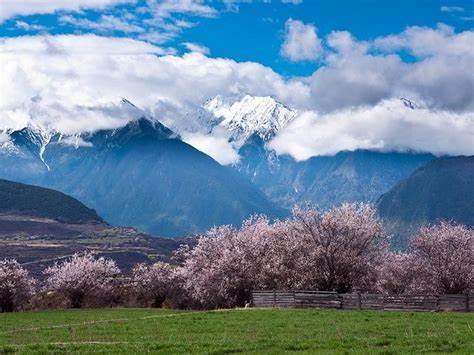
%> input picture RGB.jpg, 474 x 355 px
$ octave --eval "result = RemoveFogByRetinex(imread('RGB.jpg'));"   (GNU Octave 9; MATLAB toolbox functions it lacks are replaced by stand-ins)
%> lines starting %> are read from the running program, lines starting %| are printed output that depends on the picture

function In = RemoveFogByRetinex(I, flag)
% 用Retinex的MSR实现图像去雾
% 输入参数：
%  f——图像矩阵
%  flag——显示标记
% 输出参数：
%  In——结果图像

if nargin < 2
    flag = 1;
end
%提取图像的R、G、B分量
fr = I(:, :, 1);
fg = I(:, :, 2);
fb = I(:, :, 3);
%数据类型归一化
mr = mat2gray(im2double(fr));
mg = mat2gray(im2double(fg));
mb = mat2gray(im2double(fb));
%定义alpha参数
alpha = 1200;
%定义模板大小
n = 128;
%计算中心
n1 = floor((n+1)/2);
for i = 1:n
    for j = 1:n
        %高斯函数
        b(i,j)  = exp(-((i-n1)^2+(j-n1)^2)/(4*alpha))/(pi*alpha);
    end
end
%卷积滤波
nr1 = imfilter(mr,b,'conv', 'replicate');
ng1 = imfilter(mg,b,'conv', 'replicate');
nb1 = imfilter(mb,b,'conv', 'replicate');
ur1 = log(nr1);
ug1 = log(ng1);
ub1 = log(nb1);
tr1 = log(mr);
tg1 = log(mg);
tb1 = log(mb);
yr1 = (tr1-ur1)/3;
yg1 = (tg1-ug1)/3;
yb1 = (tb1-ub1)/3;
%定义beta参数
beta = 55;
%定义模板大小
x = 32;
%计算中心
x1 = floor((n+1)/2);
for i = 1:n
    for j = 1:n
        %高斯函数
        a(i,j)  = exp(-((i-n1)^2+(j-n1)^2)/(4*beta))/(6*pi*beta);
    end
end
%卷积滤波
nr2 = imfilter(mr,a,'conv', 'replicate');
ng2 = imfilter(mg,a,'conv', 'replicate');
nb2 = imfilter(mb,a,'conv', 'replicate');
ur2 = log(nr2);
ug2 = log(ng2);
ub2 = log(nb2);
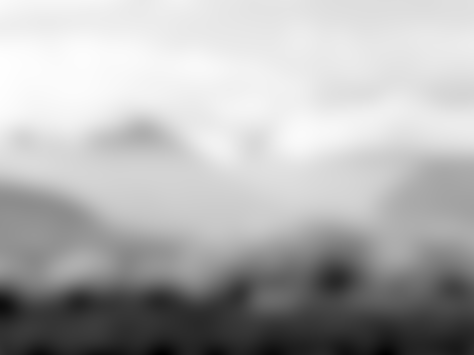
%> ub2: size 355x474 double; min -2.55, max -0.423, mean -1.08; drawn with min black and max white
tr2 = log(mr);
tg2 = log(mg);
tb2 = log(mb);
yr2 = (tr2-ur2)/3;
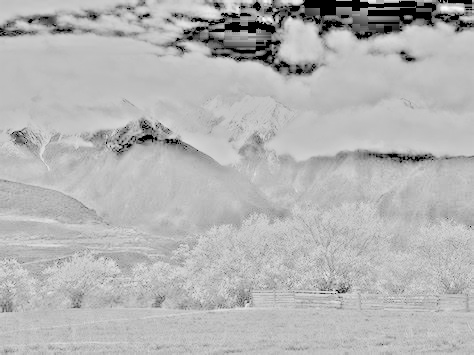
%> yr2: size 355x474 double; 2.13% of the values are NaN or infinite; the others: min -1.51, max 0.691, mean 0.0844; drawn with min black, max white, NaN and infinite black
yg2 = (tg2-ug2)/3;
yb2 = (tb2-ub2)/3;
%定义eta参数
eta = 13944.5;
%定义模板大小
l = 500;
%计算中心
l1 = floor((n+1)/2);
for i = 1:n
    for j = 1:n
        %高斯函数
        e(i,j)  = exp(-((i-n1)^2+(j-n1)^2)/(4*eta))/(4*pi*eta);
    end
end
%卷积滤波
nr3 = imfilter(mr,e,'conv', 'replicate');
ng3 = imfilter(mg,e,'conv', 'replicate');
nb3 = imfilter(mb,e,'conv', 'replicate');
ur3 = log(nr3);
ug3 = log(ng3);
ub3 = log(nb3);
tr3 = log(mr);
tg3 = log(mg);
tb3 = log(mb);
yr3 = (tr3-ur3)/3;
yg3 = (tg3-ug3)/3;
yb3 = (tb3-ub3)/3;
dr = yr1+yr2+yr3;
dg = yg1+yg2+yg3;
db = yb1+yb2+yb3;
cr = im2uint8(dr);
cg = im2uint8(dg);
cb = im2uint8(db);
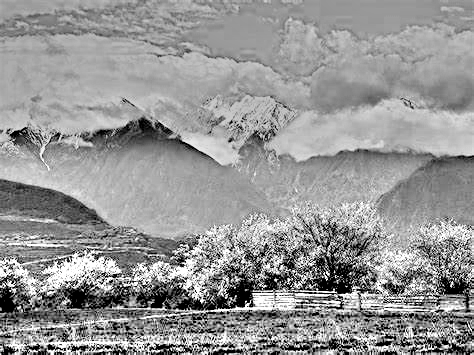
%> cb: size 355x474 uint8; min 0, max 255, mean 149.6
% 集成处理后的分量得到结果图像
In = cat(3, cr, cg, cb);
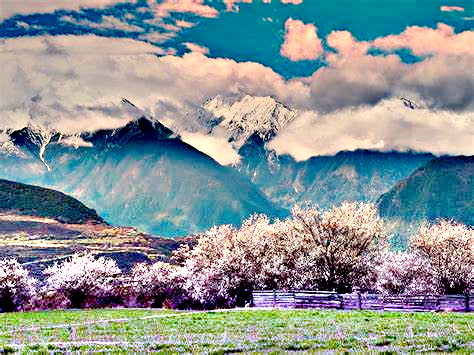
%> In: size 355x474x3 uint8; mean R, G, B 137.1, 147.9, 149.6
%结果显示
if flag
    figure;
    subplot(2, 2, 1); imshow(I); title('原图像', 'FontWeight', 'Bold');
    subplot(2, 2, 2); imshow(In); title('处理后的图像', 'FontWeight', 'Bold');
    % 灰度化，用于计算直方图
    Q = rgb2gray(I);
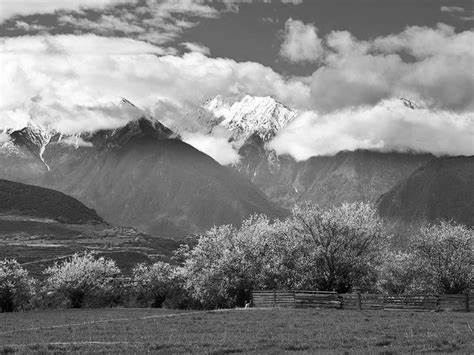
%> Q: size 355x474 uint8; min 0, max 255, mean 125.8
    M = rgb2gray(In);
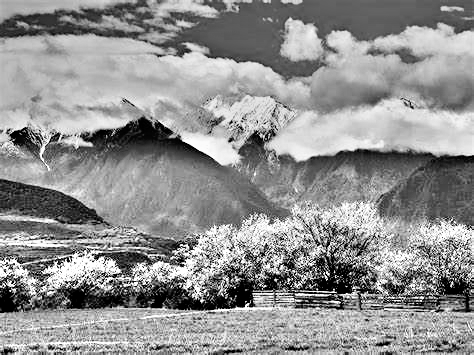
%> M: size 355x474 uint8; min 0, max 255, mean 144.9
%> `result = RemoveFogByRetinex(imread('RGB.jpg'));`:
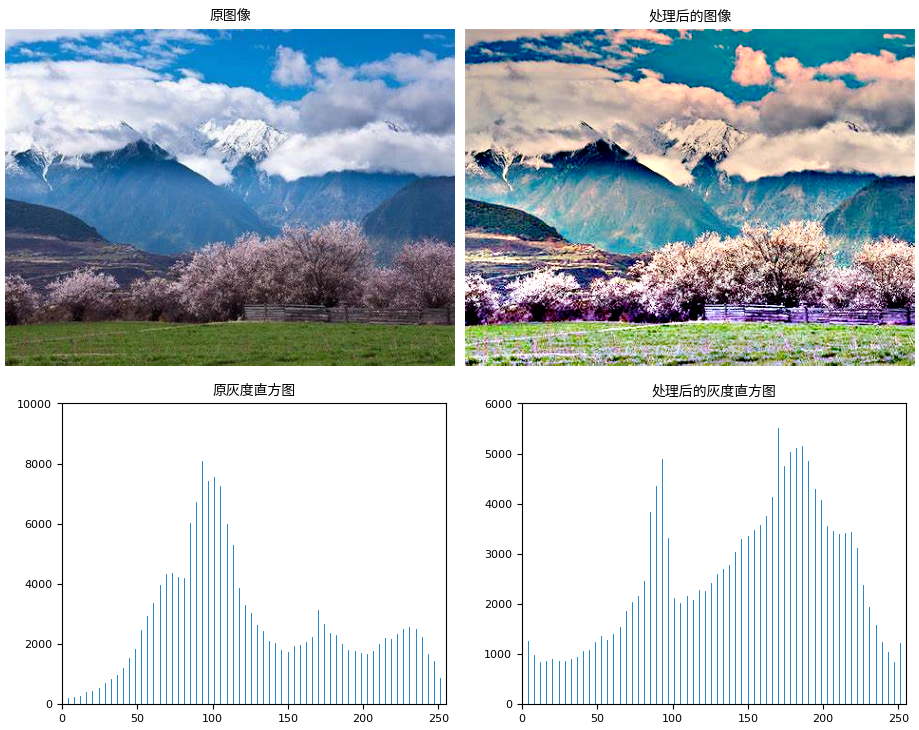
%> figure redrawn from the program's plot data, 4 panels
    subplot(2, 2, 3); imhist(Q, 64); title('原灰度直方图', 'FontWeight', 'Bold');
    subplot(2, 2, 4); imhist(M, 64); title('处理后的灰度直方图', 'FontWeight', 'Bold');
end
